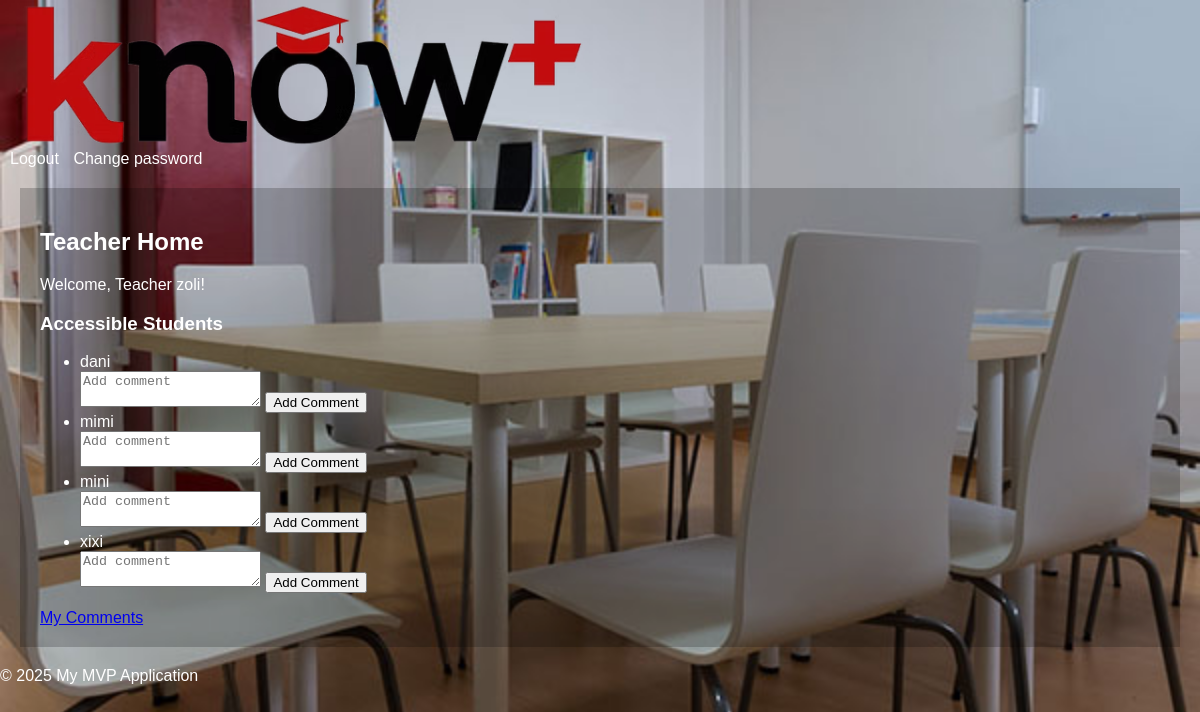
The app's page /teacher (signed in) with its own data.
### models.py (models this page shows, shortened)
class User(db.Model, UserMixin):
    id = db.Column(db.Integer, primary_key=True)
    username = db.Column(db.String(80), unique=True, nullable=False)
    password_hash = db.Column(db.String(128))
    user_type = db.Column(db.Enum(UserType), nullable=False)  # Using UserType enum for role

### app.py (the view)
@app.route('/teacher')
@login_required
def teacher_home():
    if current_user.user_type != UserType.TEACHER:
        return 'Unauthorized', 403
    teacher_students = TeacherStudent.query.filter_by(teacher_id=current_user.id).all()
    students = [ts.student for ts in teacher_students]
    return render_template('teacher_home.html', students=students)

### app.py (called while the page is built)
@login_manager.user_loader
def load_user(user_id):
    return User.query.get(int(user_id))  # Load from the unified User model

### templates/teacher_home.html (shortened to what this page needs)
{% extends 'base.html' %}
{% block content %}
<div class="teacher_student_container">
    <h2>Teacher Home</h2>
    {% if admin_view %}
    <div class="alert alert-info" role="alert">
        You are viewing this page as Administrator.
    </div>
    <p>Viewing Teacher Page: <strong>{{ teacher.username }}</strong></p> {# Added teacher username display for admin
    view #}
    {% else %}
    <p>Welcome, Teacher {{ current_user.username }}!</p>
    {% endif %}
    <h3>Accessible Students</h3>
    <ul class="list-group">
        {% set sorted_students = students | sort(attribute='username') %}
        {% for student in sorted_students %}
        <li class="list-group-item">{{ student.username }}</li>
        <form action="{{ url_for('add_comment', student_id=student.id) }}" method="post">
            <textarea name="comment" placeholder="Add comment" required></textarea>
            <button type="submit">Add Comment</button>
        </form>
        {% else %}
        <li class="list-group-item">No students are accessible to you yet.</li>
        {% endfor %}
    </ul>
    <a href="{{ url_for('my_comments') }}">My Comments</a>
</div>
{% endblock %}

### static/css/style.css (style rules this page uses)
body { font-family: sans-serif; margin: 0; padding: 0; color: white; background-image: url('static/img/background.jpg'); background-size: cover; background-position: center; }
.teacher_student_container { padding: 20px; margin: 20px; background-color: rgba(0, 0, 0, 0.2); }

### records on screen
User: username "zoli"
User: username "dani"
User: username "mimi"
User: username "mini"
User: username "xixi"
